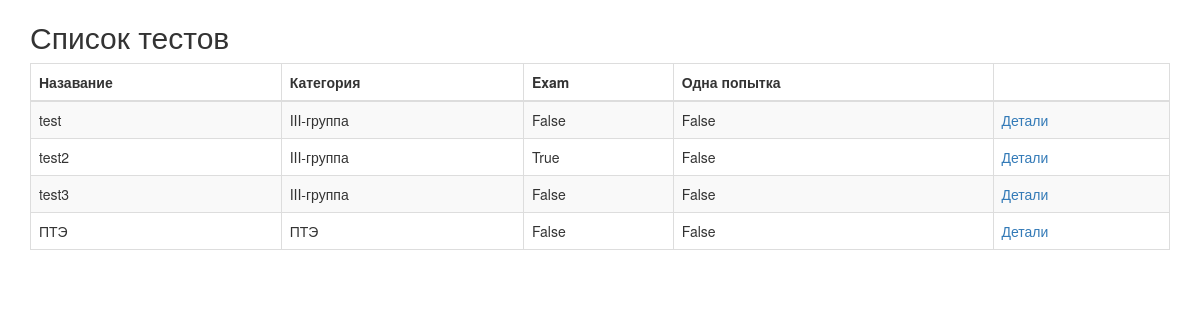
Page /quiz/list/ on the earlier database version.
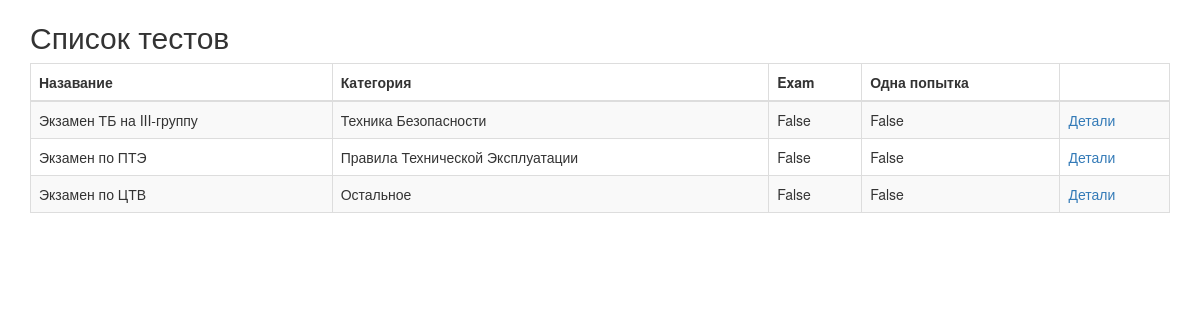
Same page on the later database version.
### quiz/models.py (models this page shows, shortened)
class Quiz(models.Model):
    title = models.CharField(
        verbose_name=("Название теста"),
        max_length=60, blank=False, help_text=("Введите название теста"))
    description = models.TextField(
        verbose_name=("Описание теста"),
        blank=True, help_text=("Введите описание теста"))
    url = models.SlugField(
        max_length=60, blank=False,
        help_text=("Читаемая url-ссылка для пользователя"),
        verbose_name=("user friendly url"))
    category = models.ForeignKey(
        Category, null=True, blank=True, on_delete=models.CASCADE,
        verbose_name=("Категория"))
    random_order = models.BooleanField(
        blank=False, default=True,
        verbose_name=("Случайная последовательность выдачи вопросов"),
        help_text=("Если да, показывает вопросы в случайной последовательности"))
    max_questions = models.PositiveIntegerField(
        blank=True, null=True, verbose_name=("Максимальное кол-во вопросов"),
        help_text=("Максимальное количество вопросов за одну попытку сдачи теста"))
    answers_at_end = models.BooleanField(
        blank=False, default=False,
        help_text=("Если да, после ответа пользователя на вопрос, будет показан правильный вариант"),
        verbose_name=("Правильный ответ в конце"))
    exam_paper = models.BooleanField(
        blank=False, default=False,
        help_text=("Если да, то результат каждой попытки"
                    " будет сохраняться. Необходимо для маркировки."),
        verbose_name=("Результат теста"))
    single_attempt = models.BooleanField(
        blank=False, default=False,
        help_text=("Если да, то будет разрешена только одна попытка сдачи теста."
                    " Незарегиситрированные пользователи не смогут сдать экзамен."),
        verbose_name=("Одна попытка?"))
    pass_mark = models.SmallIntegerField(
        blank=True, default=0,
        verbose_name=("Порог прохождения теста"),
        help_text=("Процент необходимый для сдачи теста"),
        validators=[MaxValueValidator(100)])
    success_text = models.TextField(
        blank=True, help_text=("Показывает введенный текст если пользователь сдал тест."),
        verbose_name=("Объявление в случае сдачи теста"))
    fail_text = models.TextField(
        verbose_name=("Объявление в случае провала теста"),
        blank=True, help_text=("Показывает введенный текст если пользователь провалил тест."))
    draft = models.BooleanField(
        blank=True, default=False,
        verbose_name=("В процессе разработки"),
        help_text=("Если да, то тест будет виден только админам."))
    class Meta:
        verbose_name = ("Тест")
        verbose_name_plural = ("Тесты")

class Category(models.Model):
    category = models.CharField(
        verbose_name=("Категория теста"),
        max_length=250, blank=True,
        unique=True, null=True)
    objects = CategoryManager()
    class Meta:
        verbose_name = ("Категория")
        verbose_name_plural = ("Категории")
    def __str__(self):
        return self.category

### quiz/views.py (the view)
class QuizListView(ListView):
    model = Quiz
    template_name = 'quiz/quiz_list.html'
    def get_queryset(self):
        queryset = super(QuizListView, self).get_queryset()
        return queryset.filter(draft=False)

### quiz/templates/quiz/quiz_list.html (shortened to what this page needs)
{% extends 'base.html' %}
{% load i18n %}
{% block content %}
<h2>{% trans "Список тестов" %}</h2>
    {% if quiz_list %}
		<table class="table table-bordered table-striped">
		  <thead>
			<tr>
			  <th>{% trans "Назавание" %}</th>
			  <th>{% trans "Категория" %}</th>
			  <th>{% trans "Exam" %}</th>
			  <th>{% trans "Одна попытка" %}</th>
			  <th></th>
			</tr>
		  </thead>
		  <tbody>
        {% for quiz in quiz_list %}
  			<tr>
			  <td>{{ quiz.title }}</td>
			  <td>{{ quiz.category }}</td>
			  <td>{{ quiz.exam_paper }}</td>
			  <td>{{ quiz.single_attempt }}</td>
			  <td>
				<a href="{% url 'quiz_start_page' slug=quiz.url %}">
				  {% trans "Детали" %}
				</a>
			</tr>
        {% endfor %}
		  </tbody>
		</table>
	{% else %}
        <p>{% trans "На данный момент нет доступных тестов" %}.</p>
    {% endif %}
{% endblock %}

### quiz/templates/base.html (shortened to what this page needs)
{% load i18n %}
<!DOCTYPE html>
<html xmlns:fb="http://www.facebook.com/2008/fbml" xmlns="http://www.w3.org/1999/xhtml" xml:lang="en" lang="en" dir="ltr">
<head>
<link rel="stylesheet" href="http://netdna.bootstrapcdn.com/bootstrap/3.1.1/css/bootstrap.min.css">
</head>
<body>
<div class="container">
{% block content %}
{% endblock %}
</div>
</body>
</html>

Differences in the rows shown:
removed Quiz: title "test", category "III-группа", exam_paper "False", single_attempt "False"
removed Quiz: title "test2", category "III-группа", exam_paper "True", single_attempt "False"
removed Quiz: title "test3", category "III-группа", exam_paper "False", single_attempt "False"
removed Quiz: title "ПТЭ", category "ПТЭ", exam_paper "False", single_attempt "False"
added Quiz: title "Экзамен ТБ на III-группу", category "Техника Безопасности", exam_paper "False", single_attempt "False"
added Quiz: title "Экзамен по ПТЭ", category "Правила Технической Эксплуатации", exam_paper "False", single_attempt "False"
added Quiz: title "Экзамен по ЦТВ", category "Остальное", exam_paper "False", single_attempt "False"
